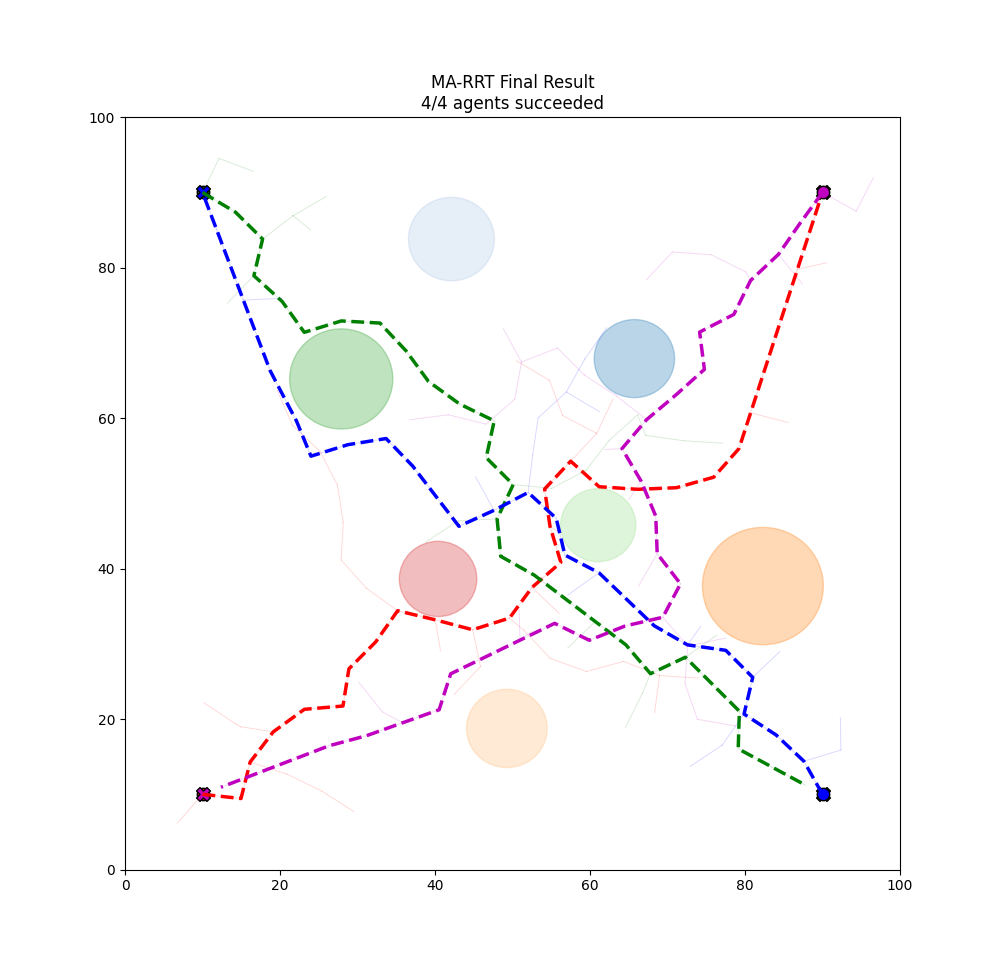

Python code for this plot:
import numpy as np
import matplotlib.pyplot as plt
from scipy.spatial import KDTree
import time

# Environment Parameters
NUM_AGENTS = 4
MAP_SIZE = (100, 100)
START_POSITIONS = [(10, 10), (10, 90), (90, 10), (90, 90)]
GOAL_POSITIONS = [(90, 90), (90, 10), (10, 90), (10, 10)]

# Random Obstacle Generation
NUM_OBSTACLES = 7
MIN_OBSTACLE_RADIUS = 3
MAX_OBSTACLE_RADIUS = 8
OBSTACLE_BUFFER = 15  # Minimum distance from start/goal positions


def generate_obstacles():
    obstacles = []
    all_points = START_POSITIONS + GOAL_POSITIONS

    for _ in range(NUM_OBSTACLES):
        while True:
            x = np.random.uniform(MAX_OBSTACLE_RADIUS, MAP_SIZE[0] - MAX_OBSTACLE_RADIUS)
            y = np.random.uniform(MAX_OBSTACLE_RADIUS, MAP_SIZE[1] - MAX_OBSTACLE_RADIUS)
            r = np.random.uniform(MIN_OBSTACLE_RADIUS, MAX_OBSTACLE_RADIUS)

            # Check distance to start/goal positions
            valid = True
            for (px, py) in all_points:
                if np.linalg.norm(np.array([x, y]) - np.array([px, py])) < OBSTACLE_BUFFER + r:
                    valid = False
                    break

            # Check distance to other obstacles
            if valid:
                for (ox, oy, orad) in obstacles:
                    if np.linalg.norm(np.array([x, y]) - np.array([ox, oy])) < r + orad + 5:
                        valid = False
                        break

            if valid:
                obstacles.append((x, y, r))
                break

    return obstacles


OBSTACLES = generate_obstacles()

# Algorithm Parameters
MAX_ITER = 5000
STEP_SIZE = 5
GOAL_RADIUS = 3
MIN_AGENT_DISTANCE = 4
INITIAL_GOAL_BIAS = 0.2
MAX_GOAL_BIAS = 0.5

# Visualization
COLORS = ['r', 'g', 'b', 'm']
VISUALIZE_EVERY = 25
PAUSE_TIME = 0.05


class Node:
    def __init__(self, position, parent=None):
        self.position = position
        self.parent = parent


def is_collision_free(point):
    for (ox, oy, rad) in OBSTACLES:
        if np.linalg.norm(np.array(point) - np.array((ox, oy))) < rad:
            return False
    return True


def is_path_collision_free(start, end):
    points = np.linspace(start, end, num=10)
    return all(is_collision_free(p) for p in points)


def is_agent_collision_free(positions):
    for i in range(len(positions)):
        for j in range(i + 1, len(positions)):
            if np.linalg.norm(np.array(positions[i]) - np.array(positions[j])) < MIN_AGENT_DISTANCE:
                return False
    return True


def random_point(i, bias):
    if np.random.random() < bias:
        return GOAL_POSITIONS[i]
    return (np.random.uniform(0, MAP_SIZE[0]), np.random.uniform(0, MAP_SIZE[1]))


def nearest_node(tree, point):
    positions = [node.position for node in tree]
    kdtree = KDTree(positions)
    _, idx = kdtree.query(point)
    return tree[idx]


def steer(from_point, to_point, step_size):
    direction = np.array(to_point) - np.array(from_point)
    distance = np.linalg.norm(direction)
    if distance <= step_size:
        return to_point
    return tuple(np.array(from_point) + (direction / distance) * step_size)


def reconstruct_path(tree, goal):
    path = []
    node = nearest_node(tree, goal)
    while node:
        path.append(node.position)
        node = node.parent
    return path[::-1]


def init_visualization():
    plt.figure(figsize=(10, 10))
    plt.xlim(0, MAP_SIZE[0])
    plt.ylim(0, MAP_SIZE[1])

    # Plot obstacles with random colors
    for idx, (ox, oy, rad) in enumerate(OBSTACLES):
        color = plt.cm.tab20(idx % 20)  # Cycle through colormap
        plt.gca().add_patch(plt.Circle((ox, oy), rad, color=color, alpha=0.7))
        plt.text(ox, oy, f"{rad:.1f}", ha='center', va='center', color='white')

    # Plot start and goal positions
    for i in range(NUM_AGENTS):
        plt.scatter(*START_POSITIONS[i], color=COLORS[i], marker='o', s=100,
                    label=f'Agent {i} Start', edgecolors='k')
        plt.scatter(*GOAL_POSITIONS[i], color=COLORS[i], marker='X', s=100,
                    label=f'Agent {i} Goal', edgecolors='k')

    plt.legend()
    plt.title("MA-RRT with Random Obstacles - Initial Setup")
    plt.draw()
    plt.pause(1)


def update_visualization(trees, iteration, goals_reached):
    plt.clf()
    plt.xlim(0, MAP_SIZE[0])
    plt.ylim(0, MAP_SIZE[1])
    plt.title(f"Iteration: {iteration} | Goals Reached: {sum(goals_reached)}/{NUM_AGENTS}")

    # Re-draw obstacles
    for idx, (ox, oy, rad) in enumerate(OBSTACLES):
        color = plt.cm.tab20(idx % 20)
        plt.gca().add_patch(plt.Circle((ox, oy), rad, color=color, alpha=0.3))

    # Draw trees and paths
    for i in range(NUM_AGENTS):
        # Tree branches
        for node in trees[i]:
            if node.parent:
                plt.plot([node.position[0], node.parent.position[0]],
                         [node.position[1], node.parent.position[1]],
                         color=COLORS[i], alpha=0.15, linewidth=0.7)

        # Current best path
        path = reconstruct_path(trees[i], GOAL_POSITIONS[i])
        if len(path) > 1:
            plt.plot(*zip(*path), color=COLORS[i], linewidth=2.5,
                     linestyle='--' if goals_reached[i] else '-')

        # Current position indicator
        if not goals_reached[i]:
            last_pos = trees[i][-1].position
            plt.scatter(*last_pos, color=COLORS[i], s=80, edgecolors='k', zorder=10)
            plt.text(last_pos[0], last_pos[1], str(i), color='white',
                     ha='center', va='center', fontsize=9, weight='bold',
                     bbox=dict(facecolor=COLORS[i], alpha=0.9, boxstyle='circle'))

    # Re-draw start/goal markers
    for i in range(NUM_AGENTS):
        plt.scatter(*START_POSITIONS[i], color=COLORS[i], marker='o', s=80, edgecolors='k')
        plt.scatter(*GOAL_POSITIONS[i], color=COLORS[i], marker='X', s=100, edgecolors='k')

    plt.draw()
    plt.pause(PAUSE_TIME)


def ma_rrt_with_random_obstacles():
    trees = [[Node(start)] for start in START_POSITIONS]
    goals_reached = [False] * NUM_AGENTS

    print("Generated Obstacles:")
    for i, (x, y, r) in enumerate(OBSTACLES):
        print(f"Obstacle {i}: Position=({x:.1f}, {y:.1f}), Radius={r:.1f}")

    init_visualization()

    for iteration in range(MAX_ITER):
        current_bias = min(INITIAL_GOAL_BIAS * (1 + iteration / 300), MAX_GOAL_BIAS)
        agent_order = np.random.permutation(NUM_AGENTS)
        new_positions = [None] * NUM_AGENTS

        # Planning phase
        for i in agent_order:
            if goals_reached[i]:
                continue

            rand_point = random_point(i, current_bias)
            nearest = nearest_node(trees[i], rand_point)
            new_point = steer(nearest.position, rand_point, STEP_SIZE)

            if is_path_collision_free(nearest.position, new_point):
                # Create temporary scenario
                temp_positions = new_positions.copy()
                temp_positions[i] = new_point

                # Complete the positions array
                all_positions = []
                for j in range(NUM_AGENTS):
                    if temp_positions[j] is not None:
                        all_positions.append(temp_positions[j])
                    elif goals_reached[j]:
                        all_positions.append(GOAL_POSITIONS[j])
                    else:
                        all_positions.append(trees[j][-1].position)

                if is_agent_collision_free(all_positions):
                    new_positions[i] = new_point

        # Movement phase
        for i in range(NUM_AGENTS):
            if new_positions[i] is not None:
                trees[i].append(Node(new_positions[i], nearest_node(trees[i], new_positions[i])))

                if np.linalg.norm(np.array(new_positions[i]) - np.array(GOAL_POSITIONS[i])) < GOAL_RADIUS:
                    goals_reached[i] = True
                    print(f"Agent {i} reached goal at iteration {iteration}")

        # Visualization and termination
        if iteration % VISUALIZE_EVERY == 0 or all(goals_reached):
            update_visualization(trees, iteration, goals_reached)
            if all(goals_reached):
                break

    # Final results
    print("\n=== Final Results ===")
    for i in range(NUM_AGENTS):
        path_length = len(reconstruct_path(trees[i], GOAL_POSITIONS[i]))
        status = "SUCCESS" if goals_reached[i] else "FAILED"
        print(f"Agent {i}: {status} (Path length: {path_length})")

    plt.title(f"MA-RRT Final Result\n{sum(goals_reached)}/{NUM_AGENTS} agents succeeded")
    plt.show()
    return trees


# Run the algorithm with random obstacles
final_trees = ma_rrt_with_random_obstacles()
